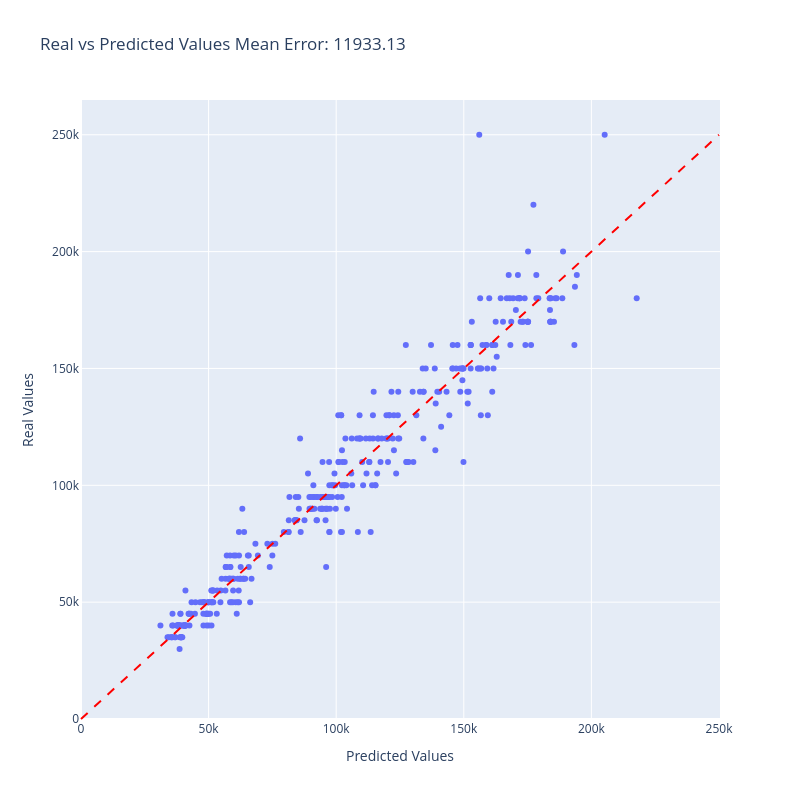

This figure's notebook cell:
### Code cell
plot_error_vs_predicted(oof_preds_lgbm, y, ids)

### Figure 1 — Plotly figure (JSON) as saved in the notebook; plotly's stock layout.template omitted (floating-point values rounded to 4 significant figures; data arrays with more than 128 entries replaced by an {"elided": "..."} marker saying what was removed)
{"data": [{"customdata": {"elided": "372x1 int values"}, "hovertemplate": "Predicted Values=%{x}<br>Real Values=%{y}<br>id=%{customdata[0]}<extra></extra>", "legendgroup": "", "marker": {"color": "#636efa", "symbol": "circle"}, "mode": "markers", "name": "", "orientation": "v", "showlegend": false, "type": "scatter", "x": {"elided": "372 float values"}, "xaxis": "x", "y": {"elided": "372 float values"}, "yaxis": "y"}], "layout": {"height": 800, "legend": {"title": {"text": ""}, "tracegroupgap": 0}, "shapes": [{"line": {"color": "Red", "dash": "dash", "width": 2}, "type": "line", "x0": 0, "x1": 250000, "y0": 0, "y1": 250000}], "showlegend": false, "title": {"text": "Real vs Predicted Values\nMean Error: 11933.13"}, "width": 800, "xaxis": {"anchor": "y", "domain": [0, 1], "title": {"text": "Predicted Values"}}, "yaxis": {"anchor": "x", "domain": [0, 1], "title": {"text": "Real Values"}}}}
